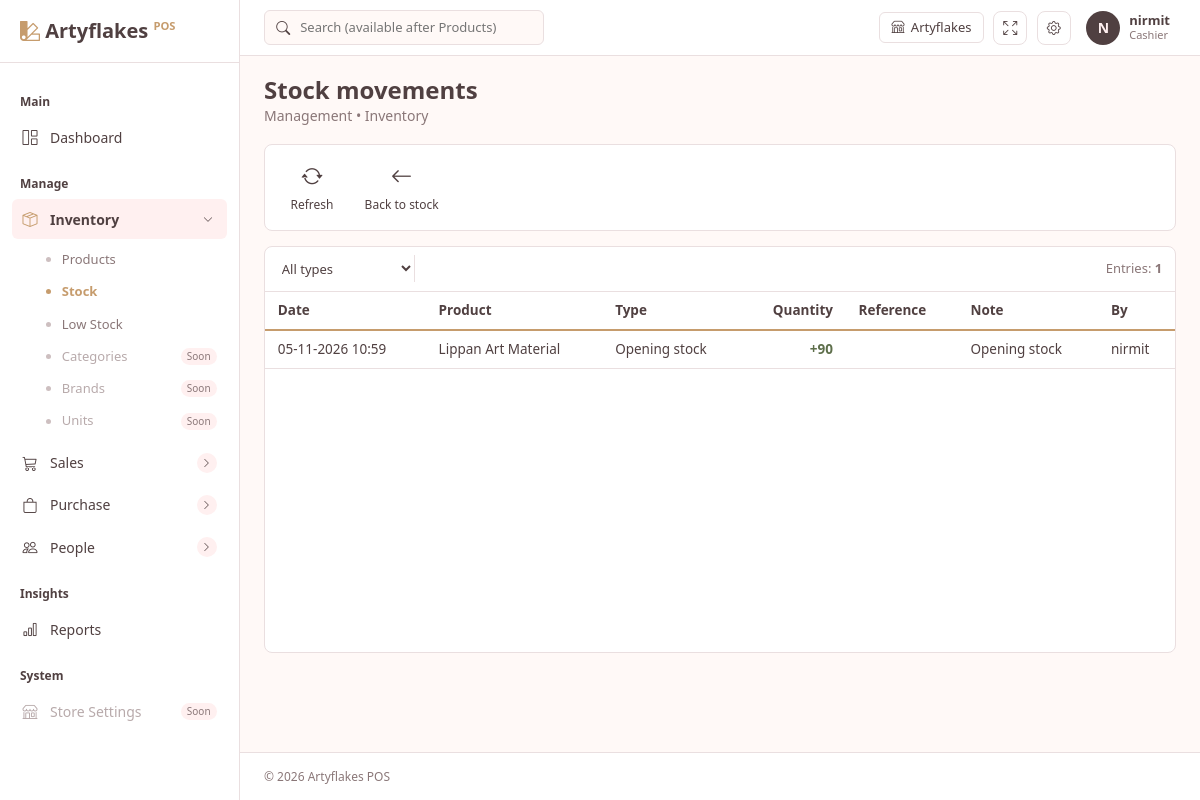
Before: /inventory/stock/movements/ (signed in) with the older database file.
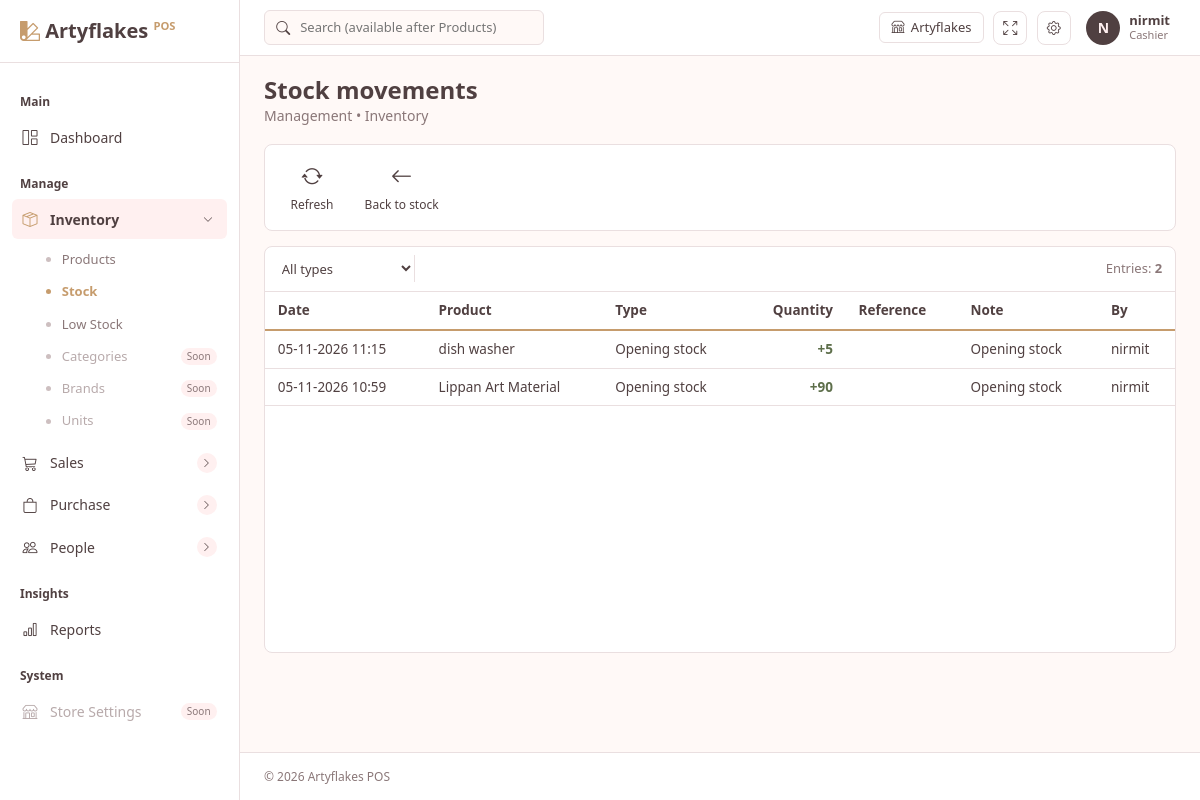
After: the same page with the newer database file.
### accounts/models.py (models this page shows)
class User(AbstractUser):
    class Role(models.TextChoices):
        ADMIN = "admin", "Admin"
        CASHIER = "cashier", "Cashier"
    role = models.CharField(max_length=20, choices=Role.choices, default=Role.CASHIER)
    phone = models.CharField(max_length=15, blank=True)
    @property
    def is_admin_role(self):
        return self.is_superuser or self.role == self.Role.ADMIN

### inventory/models.py (models this page shows, shortened)
class StockMovement(TimeStampedModel):
    class Type(models.TextChoices):
        OPENING = "opening", "Opening stock"
        ADJUSTMENT = "adjustment", "Stock adjustment"
        DAMAGE = "damage", "Damage / loss"
        PURCHASE = "purchase", "Purchase"
        PURCHASE_RETURN = "purchase_return", "Purchase return"
        SALE = "sale", "Sale"
        SALE_RETURN = "sale_return", "Sale return"
    product = models.ForeignKey(Product, on_delete=models.PROTECT, related_name="movements")
    quantity = models.DecimalField(max_digits=12, decimal_places=3)   # + stock in, - stock out
    movement_type = models.CharField(max_length=20, choices=Type.choices)
    reference = models.CharField(max_length=50, blank=True)           # invoice number, later
    note = models.CharField(max_length=255, blank=True)
    created_by = models.ForeignKey(
        settings.AUTH_USER_MODEL, null=True, blank=True, on_delete=models.SET_NULL, related_name="+"
    )
    class Meta:
        ordering = ["-created_at", "-id"]
        indexes = [models.Index(fields=["product", "created_at"])]

class Product(TimeStampedModel):
    class Unit(models.TextChoices):
        PCS = "pcs", "Pieces"
        SET = "set", "Set"
        BOX = "box", "Box"
        PACK = "pack", "Pack"
        KG = "kg", "Kilogram"
        G = "g", "Gram"
        LTR = "ltr", "Litre"
        ML = "ml", "Millilitre"
        MTR = "mtr", "Metre"
    code = models.CharField(max_length=30, unique=True, null=True, blank=True)
    name = models.CharField(max_length=200)
    category = models.ForeignKey(
        Category, null=True, blank=True, on_delete=models.SET_NULL, related_name="products"
    )
    barcode = models.CharField(max_length=64, unique=True, null=True, blank=True)
    hsn_code = models.CharField("HSN code", max_length=10, blank=True)
    unit = models.CharField(max_length=10, choices=Unit.choices, default=Unit.PCS)
    track_stock = models.BooleanField(
        "Track stock", default=True,
        help_text="Untick for services or custom work that has no stock.",
    )
    cost_price = models.DecimalField(max_digits=10, decimal_places=2, default=0, validators=[MinValueValidator(0)])
    sale_price = models.DecimalField(max_digits=10, decimal_places=2, default=0, validators=[MinValueValidator(0)])
    mrp = models.DecimalField("MRP", max_digits=10, decimal_places=2, default=0, validators=[MinValueValidator(0)])
    gst_rate = models.DecimalField(
        "GST %", max_digits=5, decimal_places=2, default=0,
        validators=[MinValueValidator(0), MaxValueValidator(100)],
    )
    min_stock = models.PositiveIntegerField("Low stock level", default=0)
    is_active = models.BooleanField(default=True)
    class Meta:
        ordering = ["name"]

### inventory/views.py (the view)
# urls.py: path("stock/movements/", views.movement_list, name="movement_list"),
@login_required
def movement_list(request):
    if not request.user.is_admin_role:
        return HttpResponse(status=403)
    product = request.GET.get("product", "")
    mtype = request.GET.get("type", "")
    qs = StockMovement.objects.select_related("product", "created_by")
    selected = None
    if product.isdigit():
        selected = Product.objects.filter(pk=product).first()
        if selected:
            qs = qs.filter(product=selected)
    if mtype in StockMovement.Type.values:
        qs = qs.filter(movement_type=mtype)
    paginator = Paginator(qs, 50)
    page = paginator.get_page(request.GET.get("page"))
    params = request.GET.copy()
    params.pop("page", None)
    return render(request, "inventory/movement_list.html", {
        "page": page, "total": paginator.count, "selected": selected,
        "mtype": mtype, "types": StockMovement.Type.choices,
        "querystring": params.urlencode(),
    })

### templates/inventory/movement_list.html (shortened to what this page needs)
{% extends "base.html" %}
{% load static %}
{% block extra_css %}<link href="{% static 'css/inventory.css' %}" rel="stylesheet">{% endblock %}
{% block content %}
<div class="page-head">
  <div>
    <h3>Stock movements</h3>
    <p>
      Management &bull; Inventory
    </p>
  </div>
</div>
<div class="toolbar">
  <a class="tb" href="{{ request.get_full_path }}"><i class="bi bi-arrow-repeat"></i><span>Refresh</span></a>
  <a class="tb" href="{% url 'inventory:stock_list' %}"><i class="bi bi-arrow-left"></i><span>Back to stock</span></a>
</div>
<section class="grid-panel">
  <form class="grid-search" method="get">
    <select name="type" class="grid-field" onchange="this.form.submit()">
      <option value="">All types</option>
    </select>
    <span class="count">Entries: <strong>{{ total }}</strong></span>
  </form>
  <div class="grid-wrap">
    <table class="grid">
      <thead>
        <tr><th>Date</th><th>Product</th><th>Type</th><th class="num">Quantity</th><th>Reference</th><th>Note</th><th>By</th></tr>
      </thead>
      <tbody>
        {% for m in page %}
        <tr>
          <td>{{ m.created_at|date:"d-m-Y H:i" }}</td>
          <td>{{ m.product.name }}</td>
          <td>{{ m.get_movement_type_display }}</td>
          <td class="num"><span class="{% if m.quantity > 0 %}qty-in{% else %}qty-out{% endif %}">{% if m.quantity > 0 %}+{% endif %}{{ m.quantity|floatformat:"-3" }}</span></td>
          <td>{{ m.reference }}</td>
          <td>{{ m.note }}</td>
          <td>{{ m.created_by.username|default:"" }}</td>
        </tr>
        {% empty %}
        <tr><td colspan="7" class="grid-empty">No stock movements yet.</td></tr>
        {% endfor %}
      </tbody>
    </table>
  </div>
</section>
{% endblock %}

### templates/base.html (shortened to what this page needs)
{% load static %}
<!DOCTYPE html>
<html lang="en">
<head>
  <link href="https://cdn.jsdelivr.net/npm/bootstrap@5.3.3/dist/css/bootstrap.min.css" rel="stylesheet">
  <link href="https://cdn.jsdelivr.net/npm/bootstrap-icons@1.11.3/font/bootstrap-icons.min.css" rel="stylesheet">
  <link href="{% static 'css/app.css' %}" rel="stylesheet">
  {% block extra_css %}{% endblock %}
</head>
<body>
{% if user.is_authenticated %}
<div class="app-shell">
  <aside class="sidebar" id="sidebar">
    <div class="sidebar-brand">
      <i class="bi bi-palette2"></i> Artyflakes <span>POS</span>
    </div>
    <nav class="sidebar-nav">
      <div class="nav-label">Main</div>
      <a class="side-link {% if request.resolver_match.view_name == 'dashboard:home' %}active{% endif %}" href="{% url 'dashboard:home' %}">
        <i class="bi bi-grid-1x2"></i> Dashboard
      </a>
      <div class="nav-label">Manage</div>
      {% with inv=request.resolver_match.app_name pu=request.resolver_match.url_name %}
      <button class="side-link nav-toggle {% if inv != 'inventory' %}collapsed{% endif %}" type="button" data-bs-toggle="collapse" data-bs-target="#grpInventory" aria-expanded="{% if inv == 'inventory' %}true{% else %}false{% endif %}">
        <i class="bi bi-box-seam"></i> Inventory
        <span class="chev"><i class="bi bi-chevron-right"></i></span>
      </button>
      <div class="collapse {% if inv == 'inventory' %}show{% endif %}" id="grpInventory">
        <div class="sub-list">
          <a class="sub-link {% if inv == 'inventory' and pu|slice:':7' == 'product' or pu|slice:':5' == 'group' %}active{% endif %}" href="{% url 'inventory:product_list' %}">Products</a>
          <a class="sub-link {% if pu|slice:':5' == 'stock' or pu == 'movement_list' %}{% if request.GET.filter != 'low' %}active{% endif %}{% endif %}" href="{% url 'inventory:stock_list' %}">Stock</a>
          <a class="sub-link {% if pu == 'stock_list' and request.GET.filter == 'low' %}active{% endif %}" href="{% url 'inventory:stock_list' %}?filter=low">Low Stock</a>
          <span class="sub-link disabled">Categories <em>Soon</em></span>
          <span class="sub-link disabled">Brands <em>Soon</em></span>
          <span class="sub-link disabled">Units <em>Soon</em></span>
        </div>
      </div>
      {% endwith %}
      <button class="side-link nav-toggle collapsed" type="button" data-bs-toggle="collapse" data-bs-target="#grpSales" aria-expanded="false">
        <i class="bi bi-cart3"></i> Sales
        <span class="chev"><i class="bi bi-chevron-right"></i></span>
      </button>
      <button class="side-link nav-toggle collapsed" type="button" data-bs-toggle="collapse" data-bs-target="#grpPurchase" aria-expanded="false">
        <i class="bi bi-bag"></i> Purchase
        <span class="chev"><i class="bi bi-chevron-right"></i></span>
      </button>
      {% if user.is_admin_role %}
      {% with pa=request.resolver_match.app_name %}
      <button class="side-link nav-toggle {% if pa != 'people' %}collapsed{% endif %}" type="button" data-bs-toggle="collapse" data-bs-target="#grpPeople" aria-expanded="{% if pa == 'people' %}true{% else %}false{% endif %}">
        <i class="bi bi-people"></i> People
        <span class="chev"><i class="bi bi-chevron-right"></i></span>
      </button>
      {% endwith %}
      {% endif %}
      {% if user.is_admin_role %}
      <div class="nav-label">Insights</div>
      <a class="side-link {% if request.resolver_match.app_name == 'reports' %}active{% endif %}" href="{% url 'reports:index' %}">
        <i class="bi bi-bar-chart"></i> Reports
      </a>
      {% endif %}
      <div class="nav-label">System</div>
      <a class="side-link disabled"><i class="bi bi-shop"></i> Store Settings <em>Soon</em></a>
    </nav>
  </aside>
  <div class="main-area">
    <header class="topbar">
      <div class="topbar-search d-none d-md-flex">
        <i class="bi bi-search"></i>
        <input type="text" placeholder="Search (available after Products)" disabled>
      </div>
      <div class="topbar-right">
                <a class="store-chip d-none d-md-inline-flex" href="{% url 'pos:screen' %}" title="Open POS"><i class="bi bi-shop"></i> Artyflakes</a>
        <button class="icon-btn" id="fullscreenBtn" title="Full screen"><i class="bi bi-arrows-fullscreen"></i></button>
        {% if user.is_admin_role %}
        <a class="icon-btn" href="{% url 'admin:index' %}" title="Admin panel"><i class="bi bi-gear"></i></a>
        {% endif %}
        <div class="dropdown">
          <button class="profile-btn" data-bs-toggle="dropdown">
            <span class="avatar">{{ user.username|slice:":1"|upper }}</span>
            <span class="d-none d-md-block text-start lh-1">
              <strong>{{ user.get_full_name|default:user.username }}</strong>
              <small>{{ user.get_role_display }}</small>
            </span>
          </button>
        </div>
      </div>
    </header>
    <main class="content">
      {% block content %}{% endblock %}
    </main>
    <footer class="app-footer">© {% now "Y" %} Artyflakes POS</footer>
  </div>
</div>
{% else %}
  {% block auth_content %}{% endblock %}
{% endif %}
</body>
</html>

### static/css/inventory.css (style rules this page uses)
.toolbar { display: flex; flex-wrap: wrap; gap: .25rem; background: var(--card-bg); border: 1px solid var(--border); border-radius: 8px; padding: .5rem; margin-bottom: .9rem; }
.tb { display: flex; flex-direction: column; align-items: center; justify-content: center; gap: .2rem; min-width: 78px; padding: .5rem .6rem; border: 0; background: transparent; border-radius: 6px; color: var(--primary); font-size: 12px; text-align: center; }
.tb i { font-size: 1.35rem; }
.grid-panel { background: var(--card-bg); border: 1px solid var(--border); border-radius: 8px; min-width: 0; }
.grid-search { display: flex; align-items: center; gap: .6rem; padding: .55rem .8rem; border-bottom: 1px solid var(--border); }
.grid-search .count { color: var(--muted); font-size: 13px; white-space: nowrap; }
.grid-wrap { overflow-x: auto; min-height: 360px; }
.grid { width: 100%; border-collapse: collapse; font-size: 13.5px; }
.grid th { text-align: left; padding: .55rem .8rem; border-bottom: 2px solid var(--secondary); color: var(--primary); font-weight: 600; white-space: nowrap; }
.grid td { padding: .5rem .8rem; border-bottom: 1px solid var(--border); white-space: nowrap; }
.grid .num { text-align: right; }
.grid-field { border: 0; border-right: 1px solid var(--border); background: transparent; color: var(--text); padding: .2rem .6rem .2rem 0; font-size: 13px; outline: 0; }
.grid-search .count { margin-left: auto; }
.qty-in { color: #5e6f4b; font-weight: 600; }

Changed rows visible on the page:
added StockMovement: created_at "05-11-2026 11:15", product.name "dish washer", movement_type "Opening stock", quantity "5", note "Opening stock", created_by.username "nirmit"
Other visible differences:
{{ total }}: "1" → "2"
